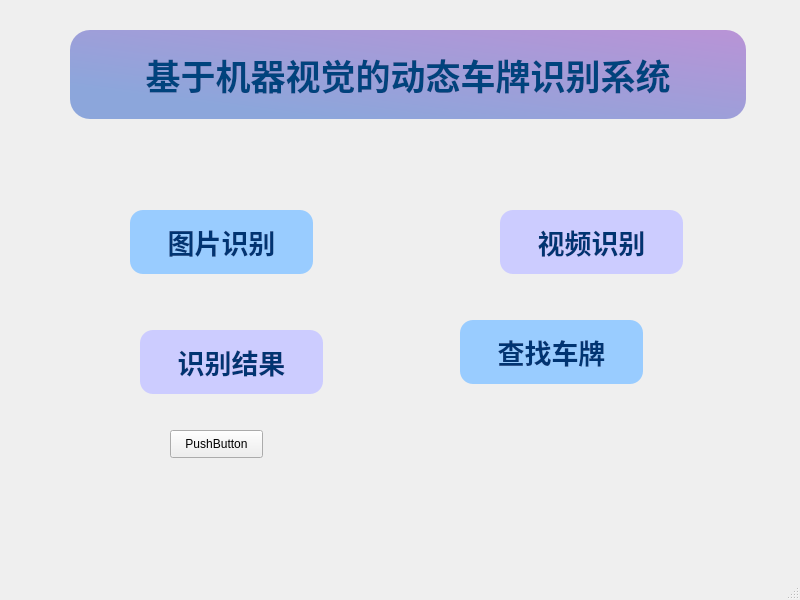
<?xml version="1.0" encoding="UTF-8"?>
<ui version="4.0">
 <class>MainWindow</class>
 <widget class="QMainWindow" name="MainWindow">
  <property name="geometry">
   <rect>
    <x>0</x>
    <y>0</y>
    <width>800</width>
    <height>600</height>
   </rect>
  </property>
  <property name="windowTitle">
   <string>MainWindow</string>
  </property>
  <widget class="QWidget" name="centralwidget">
   <widget class="QLabel" name="label">
    <property name="geometry">
     <rect>
      <x>70</x>
      <y>30</y>
      <width>676</width>
      <height>89</height>
     </rect>
    </property>
    <property name="font">
     <font>
      <family>楷体</family>
      <pointsize>26</pointsize>
      <weight>75</weight>
      <bold>true</bold>
     </font>
    </property>
    <property name="styleSheet">
     <string notr="true">background-color: qlineargradient(spread:pad, x1:1, y1:0, x2:0, y2:1, stop:0 #b993d6, stop:0.81592 #8ca6db);border-radius:20px;color:rgb(0, 67, 125)</string>
    </property>
    <property name="text">
     <string>基于机器视觉的动态车牌识别系统</string>
    </property>
    <property name="alignment">
     <set>Qt::AlignCenter</set>
    </property>
   </widget>
   <widget class="QPushButton" name="photos">
    <property name="geometry">
     <rect>
      <x>130</x>
      <y>210</y>
      <width>183</width>
      <height>64</height>
     </rect>
    </property>
    <property name="sizePolicy">
     <sizepolicy hsizetype="Minimum" vsizetype="Minimum">
      <horstretch>0</horstretch>
      <verstretch>0</verstretch>
     </sizepolicy>
    </property>
    <property name="minimumSize">
     <size>
      <width>20</width>
      <height>50</height>
     </size>
    </property>
    <property name="font">
     <font>
      <family>楷体</family>
      <pointsize>20</pointsize>
      <weight>75</weight>
      <bold>true</bold>
     </font>
    </property>
    <property name="styleSheet">
     <string notr="true">background-color:#99CCFF;border-radius:13px;color:#003472;</string>
    </property>
    <property name="text">
     <string>图片识别</string>
    </property>
   </widget>
   <widget class="QPushButton" name="open">
    <property name="geometry">
     <rect>
      <x>140</x>
      <y>330</y>
      <width>183</width>
      <height>64</height>
     </rect>
    </property>
    <property name="sizePolicy">
     <sizepolicy hsizetype="Minimum" vsizetype="Minimum">
      <horstretch>0</horstretch>
      <verstretch>0</verstretch>
     </sizepolicy>
    </property>
    <property name="minimumSize">
     <size>
      <width>20</width>
      <height>50</height>
     </size>
    </property>
    <property name="font">
     <font>
      <family>楷体</family>
      <pointsize>20</pointsize>
      <weight>75</weight>
      <bold>true</bold>
     </font>
    </property>
    <property name="styleSheet">
     <string notr="true">background-color: #CCCCFF;border-radius:13px;color:#003472;</string>
    </property>
    <property name="text">
     <string>识别结果</string>
    </property>
   </widget>
   <widget class="QPushButton" name="video">
    <property name="geometry">
     <rect>
      <x>500</x>
      <y>210</y>
      <width>183</width>
      <height>64</height>
     </rect>
    </property>
    <property name="sizePolicy">
     <sizepolicy hsizetype="Minimum" vsizetype="Minimum">
      <horstretch>0</horstretch>
      <verstretch>0</verstretch>
     </sizepolicy>
    </property>
    <property name="minimumSize">
     <size>
      <width>20</width>
      <height>50</height>
     </size>
    </property>
    <property name="font">
     <font>
      <family>楷体</family>
      <pointsize>20</pointsize>
      <weight>75</weight>
      <bold>true</bold>
     </font>
    </property>
    <property name="styleSheet">
     <string notr="true">background-color: #CCCCFF;border-radius:13px;color:#003472;</string>
    </property>
    <property name="text">
     <string>视频识别</string>
    </property>
   </widget>
   <widget class="QPushButton" name="select">
    <property name="geometry">
     <rect>
      <x>460</x>
      <y>320</y>
      <width>183</width>
      <height>64</height>
     </rect>
    </property>
    <property name="sizePolicy">
     <sizepolicy hsizetype="Minimum" vsizetype="Minimum">
      <horstretch>0</horstretch>
      <verstretch>0</verstretch>
     </sizepolicy>
    </property>
    <property name="minimumSize">
     <size>
      <width>20</width>
      <height>50</height>
     </size>
    </property>
    <property name="font">
     <font>
      <family>楷体</family>
      <pointsize>20</pointsize>
      <weight>75</weight>
      <bold>true</bold>
     </font>
    </property>
    <property name="styleSheet">
     <string notr="true">background-color:#99CCFF;border-radius:13px;color:#003472;</string>
    </property>
    <property name="text">
     <string>查找车牌</string>
    </property>
   </widget>
   <widget class="QPushButton" name="try_2">
    <property name="geometry">
     <rect>
      <x>170</x>
      <y>430</y>
      <width>93</width>
      <height>28</height>
     </rect>
    </property>
    <property name="text">
     <string>PushButton</string>
    </property>
   </widget>
  </widget>
  <widget class="QMenuBar" name="menubar">
   <property name="geometry">
    <rect>
     <x>0</x>
     <y>0</y>
     <width>800</width>
     <height>26</height>
    </rect>
   </property>
  </widget>
  <widget class="QStatusBar" name="statusbar"/>
 </widget>
 <resources/>
 <connections/>
</ui>
